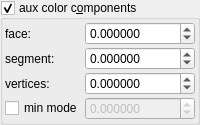
    <widget class="MyGroupBox" name="groupCheck_fold_color_aux_color_enabled">
     <property name="title">
      <string>aux color c&amp;omponents</string>
     </property>
     <property name="checkable">
      <bool>true</bool>
     </property>
     <layout class="QVBoxLayout" name="verticalLayout_11">
      <property name="leftMargin">
       <number>2</number>
      </property>
      <property name="topMargin">
       <number>2</number>
      </property>
      <property name="rightMargin">
       <number>2</number>
      </property>
      <property name="bottomMargin">
       <number>2</number>
      </property>
      <item>
       <layout class="QGridLayout" name="gridLayout_20" columnstretch="0,1">
        <property name="spacing">
         <number>2</number>
        </property>
        <item row="1" column="0">
         <widget class="QLabel" name="label_58">
          <property name="text">
           <string>face:</string>
          </property>
         </widget>
        </item>
        <item row="4" column="0">
         <widget class="MyCheckBox" name="checkBox_fold_color_aux_color_enabled_false">
          <property name="text">
           <string>min mode</string>
          </property>
         </widget>
        </item>
        <item row="3" column="1">
         <widget class="MyDoubleSpinBox" name="spinbox4_fold_color_difs_0000_z">
          <property name="sizePolicy">
           <sizepolicy hsizetype="Minimum" vsizetype="Maximum">
            <horstretch>0</horstretch>
            <verstretch>0</verstretch>
           </sizepolicy>
          </property>
          <property name="prefix">
           <string/>
          </property>
          <property name="suffix">
           <string/>
          </property>
          <property name="decimals">
           <number>6</number>
          </property>
          <property name="minimum">
           <double>-100.000000000000000</double>
          </property>
          <property name="maximum">
           <double>100.000000000000000</double>
          </property>
          <property name="singleStep">
           <double>0.100000000000000</double>
          </property>
         </widget>
        </item>
        <item row="2" column="1">
         <widget class="MyDoubleSpinBox" name="spinbox4_fold_color_difs_0000_y">
          <property name="sizePolicy">
           <sizepolicy hsizetype="Minimum" vsizetype="Maximum">
            <horstretch>0</horstretch>
            <verstretch>0</verstretch>
           </sizepolicy>
          </property>
          <property name="prefix">
           <string/>
          </property>
          <property name="suffix">
           <string/>
          </property>
          <property name="decimals">
           <number>6</number>
          </property>
          <property name="minimum">
           <double>-100.000000000000000</double>
          </property>
          <property name="maximum">
           <double>100.000000000000000</double>
          </property>
          <property name="singleStep">
           <double>0.100000000000000</double>
          </property>
         </widget>
        </item>
        <item row="3" column="0">
         <widget class="QLabel" name="label_61">
          <property name="text">
           <string>vertices:</string>
          </property>
         </widget>
        </item>
        <item row="2" column="0">
         <widget class="QLabel" name="label_60">
          <property name="text">
           <string>segment:</string>
          </property>
         </widget>
        </item>
        <item row="1" column="1">
         <widget class="MyDoubleSpinBox" name="spinbox4_fold_color_difs_0000_x">
          <property name="sizePolicy">
           <sizepolicy hsizetype="Minimum" vsizetype="Maximum">
            <horstretch>0</horstretch>
            <verstretch>0</verstretch>
           </sizepolicy>
          </property>
          <property name="prefix">
           <string/>
          </property>
          <property name="suffix">
           <string/>
          </property>
          <property name="decimals">
           <number>6</number>
          </property>
          <property name="minimum">
           <double>-100.000000000000000</double>
          </property>
          <property name="maximum">
           <double>100.000000000000000</double>
          </property>
          <property name="singleStep">
           <double>0.100000000000000</double>
          </property>
         </widget>
        </item>
        <item row="4" column="1">
         <widget class="MyDoubleSpinBox" name="spinbox_fold_color_difs1">
          <property name="enabled">
           <bool>false</bool>
          </property>
          <property name="sizePolicy">
           <sizepolicy hsizetype="Minimum" vsizetype="Maximum">
            <horstretch>0</horstretch>
            <verstretch>0</verstretch>
           </sizepolicy>
          </property>
          <property name="prefix">
           <string/>
          </property>
          <property name="suffix">
           <string/>
          </property>
          <property name="decimals">
           <number>6</number>
          </property>
          <property name="minimum">
           <double>-100.000000000000000</double>
          </property>
          <property name="maximum">
           <double>100.000000000000000</double>
          </property>
          <property name="singleStep">
           <double>0.100000000000000</double>
          </property>
         </widget>
        </item>
       </layout>
      </item>
     </layout>
    </widget>
